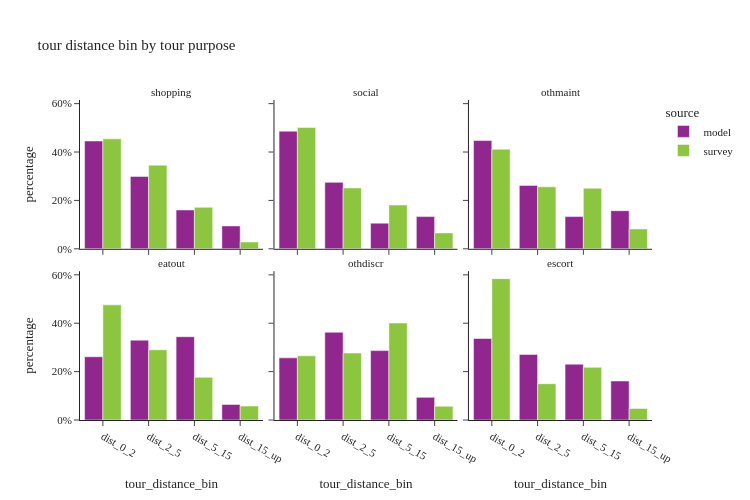

Notebook source saved alongside this figure:
### Markdown cell above
## non-mantatory tour distance by purpose

### Code cell
util.plot_share_facetbar(non_m_tour_data, 'tour_weight', share_col="tour_distance_bin", title="tour distance bin by tour purpose", 
                            facet_col="tour_type", facet_col_wrap=3, height=500, orientation='v')

### Figure 1 — Plotly figure (JSON) as saved in the notebook; plotly's stock layout.template omitted (floating-point values rounded to 4 significant figures)
{"data": [{"alignmentgroup": "True", "customdata": [[209289], [140510], [75399], [44385]], "hovertemplate": "source=model<br>tour_type=shopping<br>tour_distance_bin=%{x}<br>percentage=%{y}<br>sample_size=%{customdata[0]}<extra></extra>", "legendgroup": "model", "marker": {"color": "#91268F", "pattern": {"shape": ""}}, "name": "model", "offsetgroup": "model", "orientation": "v", "showlegend": true, "textposition": "auto", "type": "bar", "x": ["dist_0_2", "dist_2_5", "dist_5_15", "dist_15_up"], "xaxis": "x4", "y": [0.4457, 0.2992, 0.1606, 0.09452], "yaxis": "y4"}, {"alignmentgroup": "True", "customdata": [[513947], [290278], [111977], [140692]], "hovertemplate": "source=model<br>tour_type=social<br>tour_distance_bin=%{x}<br>percentage=%{y}<br>sample_size=%{customdata[0]}<extra></extra>", "legendgroup": "model", "marker": {"color": "#91268F", "pattern": {"shape": ""}}, "name": "model", "offsetgroup": "model", "orientation": "v", "showlegend": false, "textposition": "auto", "type": "bar", "x": ["dist_0_2", "dist_2_5", "dist_5_15", "dist_15_up"], "xaxis": "x5", "y": [0.4863, 0.2747, 0.1059, 0.1331], "yaxis": "y5"}, {"alignmentgroup": "True", "customdata": [[127840], [74884], [38060], [44971]], "hovertemplate": "source=model<br>tour_type=othmaint<br>tour_distance_bin=%{x}<br>percentage=%{y}<br>sample_size=%{customdata[0]}<extra></extra>", "legendgroup": "model", "marker": {"color": "#91268F", "pattern": {"shape": ""}}, "name": "model", "offsetgroup": "model", "orientation": "v", "showlegend": false, "textposition": "auto", "type": "bar", "x": ["dist_0_2", "dist_2_5", "dist_5_15", "dist_15_up"], "xaxis": "x6", "y": [0.4474, 0.2621, 0.1332, 0.1574], "yaxis": "y6"}, {"alignmentgroup": "True", "customdata": [[98173], [123996], [129326], [24095]], "hovertemplate": "source=model<br>tour_type=eatout<br>tour_distance_bin=%{x}<br>percentage=%{y}<br>sample_size=%{customdata[0]}<extra></extra>", "legendgroup": "model", "marker": {"color": "#91268F", "pattern": {"shape": ""}}, "name": "model", "offsetgroup": "model", "orientation": "v", "showlegend": false, "textposition": "auto", "type": "bar", "x": ["dist_0_2", "dist_2_5", "dist_5_15", "dist_15_up"], "xaxis": "x", "y": [0.2614, 0.3301, 0.3443, 0.06415], "yaxis": "y"}, {"alignmentgroup": "True", "customdata": [[22626], [31947], [25267], [8244]], "hovertemplate": "source=model<br>tour_type=othdiscr<br>tour_distance_bin=%{x}<br>percentage=%{y}<br>sample_size=%{customdata[0]}<extra></extra>", "legendgroup": "model", "marker": {"color": "#91268F", "pattern": {"shape": ""}}, "name": "model", "offsetgroup": "model", "orientation": "v", "showlegend": false, "textposition": "auto", "type": "bar", "x": ["dist_0_2", "dist_2_5", "dist_5_15", "dist_15_up"], "xaxis": "x2", "y": [0.2569, 0.3627, 0.2869, 0.09359], "yaxis": "y2"}, {"alignmentgroup": "True", "customdata": [[149422], [120113], [102322], [71508]], "hovertemplate": "source=model<br>tour_type=escort<br>tour_distance_bin=%{x}<br>percentage=%{y}<br>sample_size=%{customdata[0]}<extra></extra>", "legendgroup": "model", "marker": {"color": "#91268F", "pattern": {"shape": ""}}, "name": "model", "offsetgroup": "model", "orientation": "v", "showlegend": false, "textposition": "auto", "type": "bar", "x": ["dist_0_2", "dist_2_5", "dist_5_15", "dist_15_up"], "xaxis": "x3", "y": [0.337, 0.2709, 0.2308, 0.1613], "yaxis": "y3"}, {"alignmentgroup": "True", "customdata": [[704], [349], [227], [40]], "hovertemplate": "source=survey<br>tour_type=shopping<br>tour_distance_bin=%{x}<br>percentage=%{y}<br>sample_size=%{customdata[0]}<extra></extra>", "legendgroup": "survey", "marker": {"color": "#8CC63E", "pattern": {"shape": ""}}, "name": "survey", "offsetgroup": "survey", "orientation": "v", "showlegend": true, "textposition": "auto", "type": "bar", "x": ["dist_0_2", "dist_2_5", "dist_5_15", "dist_15_up"], "xaxis": "x4", "y": [0.4545, 0.3458, 0.1714, 0.02825], "yaxis": "y4"}, {"alignmentgroup": "True", "customdata": [[1481], [564], [430], [149]], "hovertemplate": "source=survey<br>tour_type=social<br>tour_distance_bin=%{x}<br>percentage=%{y}<br>sample_size=%{customdata[0]}<extra></extra>", "legendgroup": "survey", "marker": {"color": "#8CC63E", "pattern": {"shape": ""}}, "name": "survey", "offsetgroup": "survey", "orientation": "v", "showlegend": false, "textposition": "auto", "type": "bar", "x": ["dist_0_2", "dist_2_5", "dist_5_15", "dist_15_up"], "xaxis": "x5", "y": [0.5017, 0.2515, 0.1812, 0.06562], "yaxis": "y5"}, {"alignmentgroup": "True", "customdata": [[318], [199], [200], [55]], "hovertemplate": "source=survey<br>tour_type=othmaint<br>tour_distance_bin=%{x}<br>percentage=%{y}<br>sample_size=%{customdata[0]}<extra></extra>", "legendgroup": "survey", "marker": {"color": "#8CC63E", "pattern": {"shape": ""}}, "name": "survey", "offsetgroup": "survey", "orientation": "v", "showlegend": false, "textposition": "auto", "type": "bar", "x": ["dist_0_2", "dist_2_5", "dist_5_15", "dist_15_up"], "xaxis": "x6", "y": [0.4118, 0.2562, 0.25, 0.08205], "yaxis": "y6"}, {"alignmentgroup": "True", "customdata": [[375], [167], [118], [32]], "hovertemplate": "source=survey<br>tour_type=eatout<br>tour_distance_bin=%{x}<br>percentage=%{y}<br>sample_size=%{customdata[0]}<extra></extra>", "legendgroup": "survey", "marker": {"color": "#8CC63E", "pattern": {"shape": ""}}, "name": "survey", "offsetgroup": "survey", "orientation": "v", "showlegend": false, "textposition": "auto", "type": "bar", "x": ["dist_0_2", "dist_2_5", "dist_5_15", "dist_15_up"], "xaxis": "x", "y": [0.4759, 0.2902, 0.1762, 0.05766], "yaxis": "y"}, {"alignmentgroup": "True", "customdata": [[61], [54], [45], [15]], "hovertemplate": "source=survey<br>tour_type=othdiscr<br>tour_distance_bin=%{x}<br>percentage=%{y}<br>sample_size=%{customdata[0]}<extra></extra>", "legendgroup": "survey", "marker": {"color": "#8CC63E", "pattern": {"shape": ""}}, "name": "survey", "offsetgroup": "survey", "orientation": "v", "showlegend": false, "textposition": "auto", "type": "bar", "x": ["dist_0_2", "dist_2_5", "dist_5_15", "dist_15_up"], "xaxis": "x2", "y": [0.2651, 0.2767, 0.401, 0.0571], "yaxis": "y2"}, {"alignmentgroup": "True", "customdata": [[444], [195], [125], [39]], "hovertemplate": "source=survey<br>tour_type=escort<br>tour_distance_bin=%{x}<br>percentage=%{y}<br>sample_size=%{customdata[0]}<extra></extra>", "legendgroup": "survey", "marker": {"color": "#8CC63E", "pattern": {"shape": ""}}, "name": "survey", "offsetgroup": "survey", "orientation": "v", "showlegend": false, "textposition": "auto", "type": "bar", "x": ["dist_0_2", "dist_2_5", "dist_5_15", "dist_15_up"], "xaxis": "x3", "y": [0.5843, 0.1501, 0.2177, 0.04786], "yaxis": "y3"}], "layout": {"annotations": [{"font": {}, "showarrow": false, "text": "eatout", "x": 0.16, "xanchor": "center", "xref": "paper", "y": 0.465, "yanchor": "bottom", "yref": "paper"}, {"font": {}, "showarrow": false, "text": "othdiscr", "x": 0.5, "xanchor": "center", "xref": "paper", "y": 0.465, "yanchor": "bottom", "yref": "paper"}, {"font": {}, "showarrow": false, "text": "escort", "x": 0.84, "xanchor": "center", "xref": "paper", "y": 0.465, "yanchor": "bottom", "yref": "paper"}, {"font": {}, "showarrow": false, "text": "shopping", "x": 0.16, "xanchor": "center", "xref": "paper", "y": 1.0, "yanchor": "bottom", "yref": "paper"}, {"font": {}, "showarrow": false, "text": "social", "x": 0.5, "xanchor": "center", "xref": "paper", "y": 1.0, "yanchor": "bottom", "yref": "paper"}, {"font": {}, "showarrow": false, "text": "othmaint", "x": 0.84, "xanchor": "center", "xref": "paper", "y": 1.0, "yanchor": "bottom", "yref": "paper"}], "barmode": "group", "height": 500, "legend": {"title": {"text": "source"}, "tracegroupgap": 0}, "title": {"text": "tour distance bin by tour purpose"}, "width": 750, "xaxis": {"anchor": "y", "domain": [0.0, 0.32], "title": {"text": "tour_distance_bin"}}, "xaxis2": {"anchor": "y2", "domain": [0.34, 0.66], "matches": "x", "title": {"text": "tour_distance_bin"}}, "xaxis3": {"anchor": "y3", "domain": [0.68, 1.0], "matches": "x", "title": {"text": "tour_distance_bin"}}, "xaxis4": {"anchor": "y4", "domain": [0.0, 0.32], "matches": "x", "showticklabels": false}, "xaxis5": {"anchor": "y5", "domain": [0.34, 0.66], "matches": "x", "showticklabels": false}, "xaxis6": {"anchor": "y6", "domain": [0.68, 1.0], "matches": "x", "showticklabels": false}, "yaxis": {"anchor": "x", "domain": [0.0, 0.465], "tickformat": ".0%", "title": {"text": "percentage"}}, "yaxis2": {"anchor": "x2", "domain": [0.0, 0.465], "matches": "y", "showticklabels": false, "tickformat": ".0%"}, "yaxis3": {"anchor": "x3", "domain": [0.0, 0.465], "matches": "y", "showticklabels": false, "tickformat": ".0%"}, "yaxis4": {"anchor": "x4", "domain": [0.535, 1.0], "matches": "y", "tickformat": ".0%", "title": {"text": "percentage"}}, "yaxis5": {"anchor": "x5", "domain": [0.535, 1.0], "matches": "y", "showticklabels": false, "tickformat": ".0%"}, "yaxis6": {"anchor": "x6", "domain": [0.535, 1.0], "matches": "y", "showticklabels": false, "tickformat": ".0%"}}}
